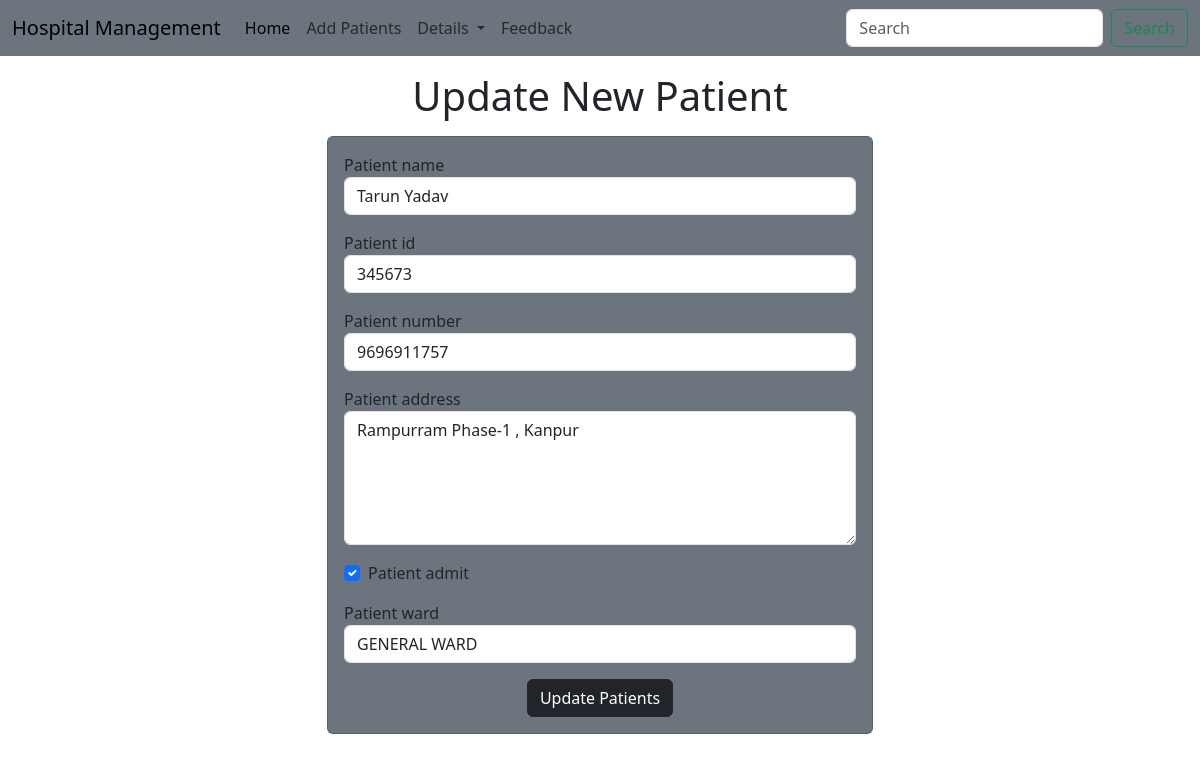
Page /hospital/update-patient/10 on the committed database.
### hospital/models.py (models this page shows, shortened)
class Hospital(models.Model):
    patient_name= models.CharField(max_length=50)
    patient_id= models.CharField(max_length=200)
    patient_number= models.IntegerField(max_length=10)
    patient_address= models.CharField(max_length=200)
    patient_admit= models.BooleanField(default=True)
    patient_ward=models.CharField(max_length=10)

### hospital/views.py (the view)
# urls.py: path("update-patient/<int:patient_id>",update_patient),
def update_patient(request,patient_id):
    patient=Hospital.objects.get(pk=patient_id)
    return render(request,"Hospital/update_patient.html", {
        'patient':patient
    })

### templates/hospital/update_patient.html (shortened to what this page needs)
<!doctype html>
<html lang="en">
  <head>
    <link href="https://cdn.jsdelivr.net/npm/bootstrap@5.3.2/dist/css/bootstrap.min.css" rel="stylesheet">
  </head>
  <body>
    {% include 'hospital/navbar.html' %}
    <h1 class="text-center my-3"> Update New Patient </h1>
    <div class="container">
      <div class="row">
        <div class="col-md-6 offset-md-3">
          <div class="card bg-secondary">
            <div class="card-body">
               <form action="/hospital/do-update-patient/{{patient.patient_id}}" method="POST">
                <div class="mb-3">
                  <label for="name">Patient name</label>
                  <input  id="name" type="text" class="form-control" placeholder="Enter patient_name"name="patientName" value="{{patient.patient_name}}">
                </div>
                <div class="mb-3">
                  <label for="id">Patient id</label>
                  <input id="id" type="text" class="form-control" placeholder="Enter patient_id" name="patientId" value="{{patient.patient_id}}">
                </div>
                <div class="mb-3">
                  <label for="number">Patient number</label>
                  <input  id="number" type="text" class="form-control" placeholder="Enter patient_number" name="patientNumber" value="{{patient.patient_number}}">
                </div>
                <div class="mb-3">
                  <label for="address">Patient address</label>
                  <textarea  id="address" rows="5" class="form-control" name="patientAddress" >{{patient.patient_address}}</textarea>
                </div>
                <div class="mb-3 form-check">
                  <label for="admit">Patient admit</label>
                  <input  type="checkbox" id="admit" class="form-check-input" name="patientAdmit" {% if patient.patient_admit %} checked {% endif %}>
                </div>
                <div class="mb-3 ">
                  <label for="ward">Patient ward</label>
                  <select name="patientWard" id="ward" class="form-control" value={{patient.patient_ward)}>
                    <option value="GW">GENERAL WARD</option>
                  </select>
                </div>
                <div class="container text-center">
                  <button class="btn btn-dark">Update Patients</button>
                </div>
               </form>
            </div>
          </div>
          </div>
        </div>
      </div>
  </body>
</html>

### rows in the picture
Hospital: patientName "Tarun Yadav", patientId "345673", patientNumber "9696911757", patientAddress "Rampurram Phase-1 , Kanpur", patient_admit "☑"
